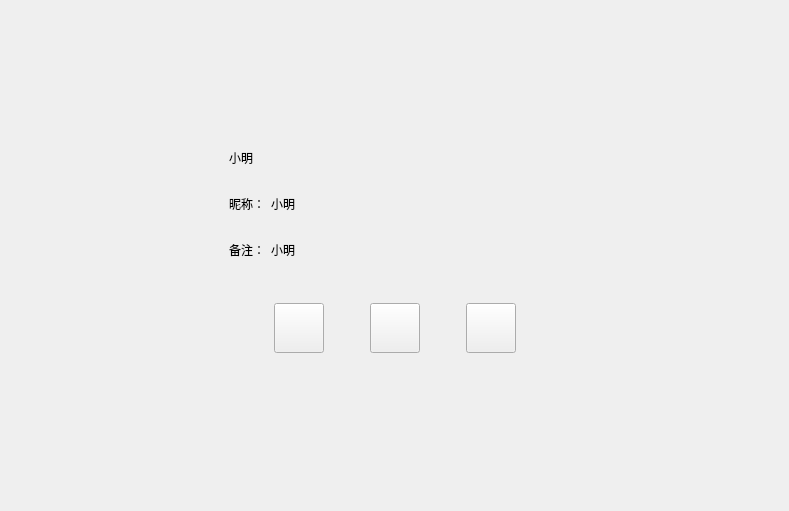
<?xml version="1.0" encoding="UTF-8"?>
<ui version="4.0">
 <class>FriendInfoPage</class>
 <widget class="QWidget" name="FriendInfoPage">
  <property name="geometry">
   <rect>
    <x>0</x>
    <y>0</y>
    <width>789</width>
    <height>511</height>
   </rect>
  </property>
  <property name="windowTitle">
   <string>Form</string>
  </property>
  <layout class="QVBoxLayout" name="verticalLayout">
   <property name="leftMargin">
    <number>120</number>
   </property>
   <property name="topMargin">
    <number>120</number>
   </property>
   <property name="rightMargin">
    <number>120</number>
   </property>
   <property name="bottomMargin">
    <number>120</number>
   </property>
   <item>
    <widget class="QWidget" name="widget" native="true">
     <layout class="QHBoxLayout" name="horizontalLayout">
      <item>
       <widget class="QLabel" name="icon_lb">
        <property name="minimumSize">
         <size>
          <width>85</width>
          <height>85</height>
         </size>
        </property>
        <property name="maximumSize">
         <size>
          <width>85</width>
          <height>85</height>
         </size>
        </property>
        <property name="text">
         <string/>
        </property>
       </widget>
      </item>
      <item>
       <widget class="QWidget" name="widget_3" native="true">
        <layout class="QVBoxLayout" name="verticalLayout_2">
         <item>
          <widget class="QWidget" name="widget_4" native="true">
           <property name="minimumSize">
            <size>
             <width>0</width>
             <height>40</height>
            </size>
           </property>
           <property name="maximumSize">
            <size>
             <width>16777215</width>
             <height>40</height>
            </size>
           </property>
           <layout class="QHBoxLayout" name="horizontalLayout_2">
            <property name="leftMargin">
             <number>0</number>
            </property>
            <property name="topMargin">
             <number>0</number>
            </property>
            <property name="rightMargin">
             <number>0</number>
            </property>
            <property name="bottomMargin">
             <number>0</number>
            </property>
            <item>
             <widget class="QLabel" name="name_lb">
              <property name="minimumSize">
               <size>
                <width>40</width>
                <height>0</height>
               </size>
              </property>
              <property name="maximumSize">
               <size>
                <width>16777215</width>
                <height>16777215</height>
               </size>
              </property>
              <property name="text">
               <string>小明</string>
              </property>
             </widget>
            </item>
            <item>
             <widget class="QLabel" name="sex_lb">
              <property name="minimumSize">
               <size>
                <width>40</width>
                <height>40</height>
               </size>
              </property>
              <property name="maximumSize">
               <size>
                <width>40</width>
                <height>40</height>
               </size>
              </property>
              <property name="text">
               <string/>
              </property>
             </widget>
            </item>
            <item>
             <spacer name="horizontalSpacer">
              <property name="orientation">
               <enum>Qt::Orientation::Horizontal</enum>
              </property>
              <property name="sizeHint" stdset="0">
               <size>
                <width>40</width>
                <height>20</height>
               </size>
              </property>
             </spacer>
            </item>
           </layout>
          </widget>
         </item>
         <item>
          <widget class="QWidget" name="widget_2" native="true">
           <property name="minimumSize">
            <size>
             <width>0</width>
             <height>40</height>
            </size>
           </property>
           <property name="maximumSize">
            <size>
             <width>16777215</width>
             <height>40</height>
            </size>
           </property>
           <layout class="QHBoxLayout" name="horizontalLayout_3">
            <property name="leftMargin">
             <number>0</number>
            </property>
            <property name="topMargin">
             <number>0</number>
            </property>
            <property name="rightMargin">
             <number>0</number>
            </property>
            <property name="bottomMargin">
             <number>0</number>
            </property>
            <item>
             <widget class="QLabel" name="nick_tip">
              <property name="minimumSize">
               <size>
                <width>0</width>
                <height>30</height>
               </size>
              </property>
              <property name="maximumSize">
               <size>
                <width>50</width>
                <height>30</height>
               </size>
              </property>
              <property name="text">
               <string>昵称：</string>
              </property>
             </widget>
            </item>
            <item>
             <widget class="QLabel" name="nick_lb">
              <property name="text">
               <string>小明</string>
              </property>
             </widget>
            </item>
            <item>
             <spacer name="horizontalSpacer_2">
              <property name="orientation">
               <enum>Qt::Orientation::Horizontal</enum>
              </property>
              <property name="sizeHint" stdset="0">
               <size>
                <width>40</width>
                <height>20</height>
               </size>
              </property>
             </spacer>
            </item>
           </layout>
          </widget>
         </item>
         <item>
          <widget class="QWidget" name="widget_5" native="true">
           <property name="minimumSize">
            <size>
             <width>0</width>
             <height>40</height>
            </size>
           </property>
           <property name="maximumSize">
            <size>
             <width>16777215</width>
             <height>40</height>
            </size>
           </property>
           <layout class="QHBoxLayout" name="horizontalLayout_4">
            <property name="leftMargin">
             <number>0</number>
            </property>
            <property name="topMargin">
             <number>0</number>
            </property>
            <property name="rightMargin">
             <number>0</number>
            </property>
            <property name="bottomMargin">
             <number>0</number>
            </property>
            <item>
             <widget class="QLabel" name="bak_tip">
              <property name="minimumSize">
               <size>
                <width>0</width>
                <height>30</height>
               </size>
              </property>
              <property name="maximumSize">
               <size>
                <width>50</width>
                <height>30</height>
               </size>
              </property>
              <property name="text">
               <string>备注：</string>
              </property>
             </widget>
            </item>
            <item>
             <widget class="QLabel" name="bak_lb">
              <property name="text">
               <string>小明</string>
              </property>
             </widget>
            </item>
            <item>
             <spacer name="horizontalSpacer_7">
              <property name="orientation">
               <enum>Qt::Orientation::Horizontal</enum>
              </property>
              <property name="sizeHint" stdset="0">
               <size>
                <width>40</width>
                <height>20</height>
               </size>
              </property>
             </spacer>
            </item>
           </layout>
          </widget>
         </item>
        </layout>
       </widget>
      </item>
     </layout>
    </widget>
   </item>
   <item>
    <widget class="QWidget" name="widget_6" native="true">
     <layout class="QHBoxLayout" name="horizontalLayout_5">
      <item>
       <spacer name="horizontalSpacer_3">
        <property name="orientation">
         <enum>Qt::Orientation::Horizontal</enum>
        </property>
        <property name="sizeHint" stdset="0">
         <size>
          <width>40</width>
          <height>20</height>
         </size>
        </property>
       </spacer>
      </item>
      <item>
       <widget class="ClickedButton" name="msg_chat">
        <property name="minimumSize">
         <size>
          <width>50</width>
          <height>50</height>
         </size>
        </property>
        <property name="maximumSize">
         <size>
          <width>50</width>
          <height>50</height>
         </size>
        </property>
        <property name="text">
         <string/>
        </property>
       </widget>
      </item>
      <item>
       <spacer name="horizontalSpacer_5">
        <property name="orientation">
         <enum>Qt::Orientation::Horizontal</enum>
        </property>
        <property name="sizeType">
         <enum>QSizePolicy::Policy::Fixed</enum>
        </property>
        <property name="sizeHint" stdset="0">
         <size>
          <width>40</width>
          <height>20</height>
         </size>
        </property>
       </spacer>
      </item>
      <item>
       <widget class="ClickedButton" name="voice_chat">
        <property name="minimumSize">
         <size>
          <width>50</width>
          <height>50</height>
         </size>
        </property>
        <property name="maximumSize">
         <size>
          <width>50</width>
          <height>50</height>
         </size>
        </property>
        <property name="text">
         <string/>
        </property>
       </widget>
      </item>
      <item>
       <spacer name="horizontalSpacer_6">
        <property name="orientation">
         <enum>Qt::Orientation::Horizontal</enum>
        </property>
        <property name="sizeType">
         <enum>QSizePolicy::Policy::Fixed</enum>
        </property>
        <property name="sizeHint" stdset="0">
         <size>
          <width>40</width>
          <height>20</height>
         </size>
        </property>
       </spacer>
      </item>
      <item>
       <widget class="ClickedButton" name="video_chat">
        <property name="minimumSize">
         <size>
          <width>50</width>
          <height>50</height>
         </size>
        </property>
        <property name="maximumSize">
         <size>
          <width>50</width>
          <height>50</height>
         </size>
        </property>
        <property name="text">
         <string/>
        </property>
       </widget>
      </item>
      <item>
       <spacer name="horizontalSpacer_4">
        <property name="orientation">
         <enum>Qt::Orientation::Horizontal</enum>
        </property>
        <property name="sizeHint" stdset="0">
         <size>
          <width>40</width>
          <height>20</height>
         </size>
        </property>
       </spacer>
      </item>
     </layout>
    </widget>
   </item>
   <item>
    <spacer name="verticalSpacer_2">
     <property name="orientation">
      <enum>Qt::Orientation::Vertical</enum>
     </property>
     <property name="sizeHint" stdset="0">
      <size>
       <width>20</width>
       <height>40</height>
      </size>
     </property>
    </spacer>
   </item>
  </layout>
 </widget>
 <customwidgets>
  <customwidget>
   <class>ClickedButton</class>
   <extends>QPushButton</extends>
   <header location="global">clickedbutton.h</header>
  </customwidget>
 </customwidgets>
 <resources/>
 <connections/>
</ui>
